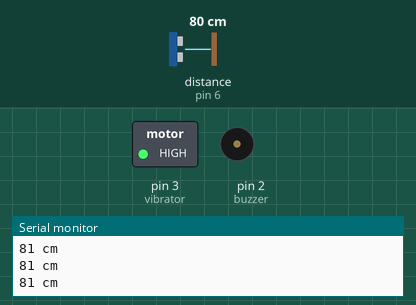
This sketch was run on a simulated Arduino Uno, built with avr-gcc and run on an emulated ATmega328P. On the bench: switched loads named in the sketch (green lamp = pin HIGH), buzzer (waves = sounding), the last lines printed to the serial monitor. Wiring (inferred from the names in the program): ultrasonic range finder: trigger pin 7; echo pin 6. The test bench sets the inputs (shaded band); at power-on: distance to the obstacle (sensor on pin 6) 80 cm. The echo pulse lasts 58.3 µs per cm; pins used as bus, display or sensor lines are not drawn.

Above: at 1.2 s.
1.3 s: distance to the obstacle (sensor on pin 6) set to 112 cm
4.3 s: distance to the obstacle (sensor on pin 6) set to 121 cm
At 5.2 s:
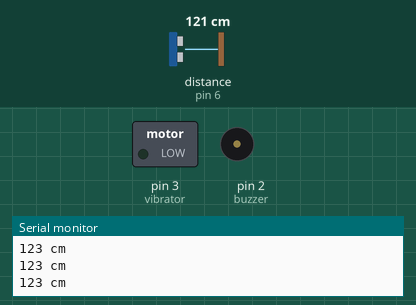
Timing chart, 0 to 7.3 s (numbered marks = the images above; inputs shaded):
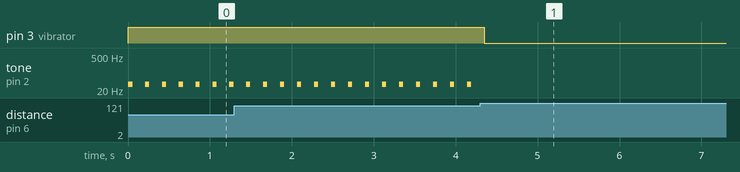

Measured:
- the behaviour switches between 117 and 118 cm on distance to the obstacle (sensor on pin 6) (found by bisection; images 0 and 1)
- after the input at 4.3 s, pin 3 (vibrator): HIGH → LOW after 0.05 s; tone on pin 2 (buzzer): stops changing and stays silent
- by itself, tone on pin 2 (buzzer): alternates 35 Hz for 0.05 s and silent for 0.16 s

The sketch:

obj_avoidance.ino
```cpp
#define trigPin 7  // These lines assign names to values
#define echoPin 6  // so they can be easily identified.
#define buzzer 2  // These are set before the code
#define vibrator 3
const int low_range = 60;
const int max_range = 120;
//bool beep = true;

void setup() {
  Serial.begin (9600);
  pinMode(trigPin, OUTPUT);
  pinMode(echoPin, INPUT);
  pinMode(buzzer, OUTPUT);
  pinMode(vibrator, OUTPUT);
  //pinMode(buttonPin, INPUT);
}

/* The remaining part of the code runs in a constant loop.
 * It triggers the ultrasonic sensor and calculates the
 * time it took for the sound waves to return.  It converts
 * the time in milliseconds into distance in centimeters.
 */
void loop() {
  long distance = get_distance();

  // This part of the code below determines whether to
  // beep depending on the distance detected. If the object
  // is within 62 start the beeps.

  if(distance > low_range and distance < max_range) {
//      if (beep){
//        do_beep(1);
//      }
//      else {
//        do_vibrate();
//      }
      do_vibrate();
      do_beep(1);
      delay(200);
  }
  else if (distance > 0 and distance < low_range)
  {
//      if (beep){
//        do_beep(0);
//      }
//      else {
//        do_vibrate();
//      }

      do_vibrate();
      do_beep(0);
  }
  else
  {
    noTone(buzzer);
    digitalWrite(vibrator, LOW);
  }
}

long get_distance() {
  long duration, distance;
  digitalWrite(trigPin, LOW);
  delayMicroseconds(2);
  digitalWrite(trigPin, HIGH);
  delayMicroseconds(10);
  digitalWrite(trigPin, LOW);
  duration = pulseIn(echoPin, HIGH);
  distance = (duration / 2)* 0.035;
  Serial.print(distance);
  Serial.println(" cm");
  // For gathering sensor signal data
//  Serial.print(distance);
//  Serial.print(", ");
  return distance;
}

void do_beep(int range){
  /*
   * this beeps differently based on the range value.
   * "Range" is an int where 0 is the closest range
   */
  if (range == 0){
    tone(buzzer, 35, 50);  // (pin, frequency, duration milliseconds)
  }
  else if (range == 1){
    tone(buzzer, 35, 50);
//    delay(200);
  }
}

void do_vibrate(){
  digitalWrite(vibrator, HIGH);
}
```
